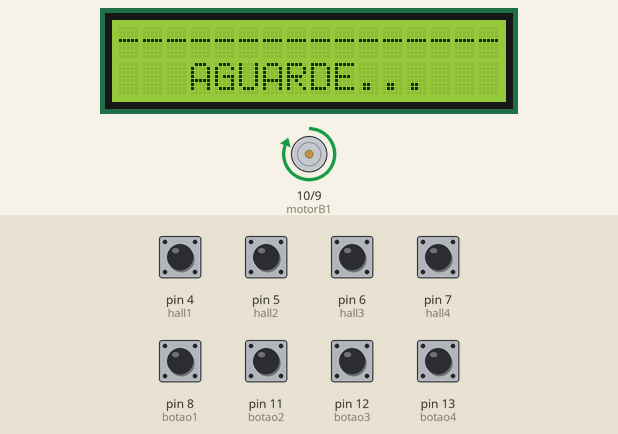
Bench run of a sketch on a simulated Arduino Uno, built with avr-gcc and run on an emulated ATmega328P. Parts: 16×2 character LCD, motor-driver pin pairs drawn as motors (green arrow = first pin HIGH = forward, orange = second pin HIGH = backward, longer = more drive). The inputs (shaded band) are chosen by the test bench; at power-on: pin 4 (hall1), pin 5 (hall2), pin 6 (hall3), pin 7 (hall4), pin 8 (botao1), pin 11 (botao2), pin 12 (botao3), pin 13 (botao4) HIGH. What the sketch prints to the serial monitor is not drawn.

Above: at 4.3 s.
4.4 s: pin 4 (hall1) pulled LOW for 0.15 s
At 5.7 s:
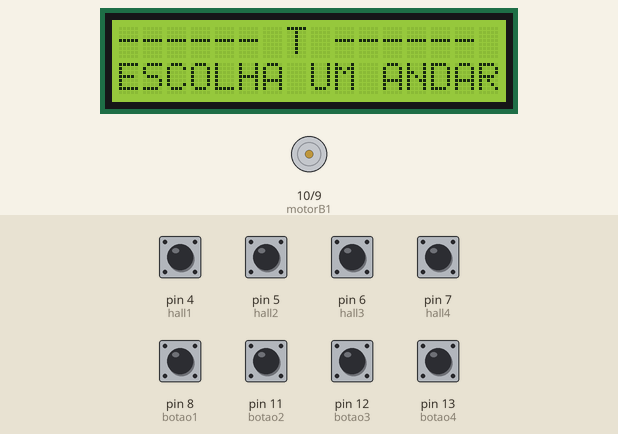
6.0 s: pin 11 (botao2) pulled LOW for 0.15 s
At 7.4 s:
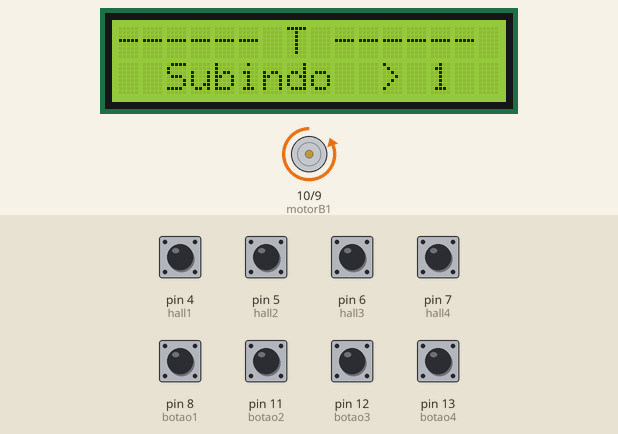
8.1 s: pin 6 (hall3) pulled LOW for 0.15 s
At 9.9 s:
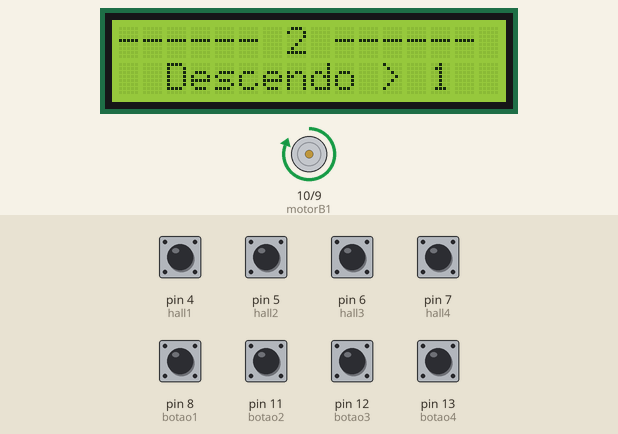
10.6 s: pin 5 (hall2) pulled LOW for 0.15 s
At 12.5 s:
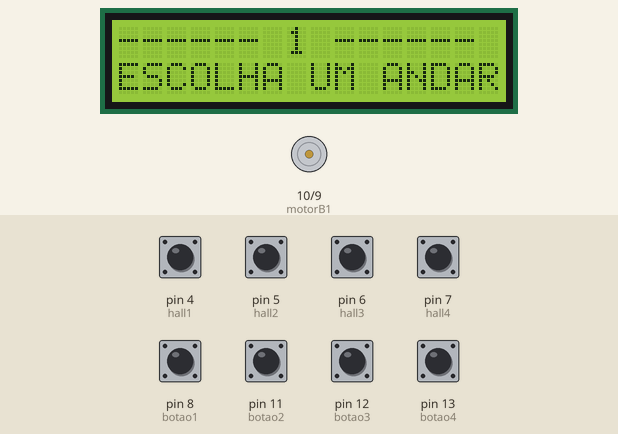
12.8 s: pin 8 (botao1) pulled LOW for 0.15 s
At 14.3 s:
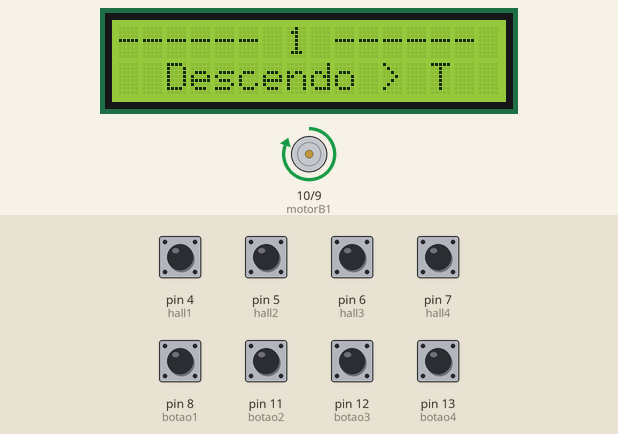
14.8 s: pin 4 (hall1) pulled LOW for 1 s
At 15.4 s:
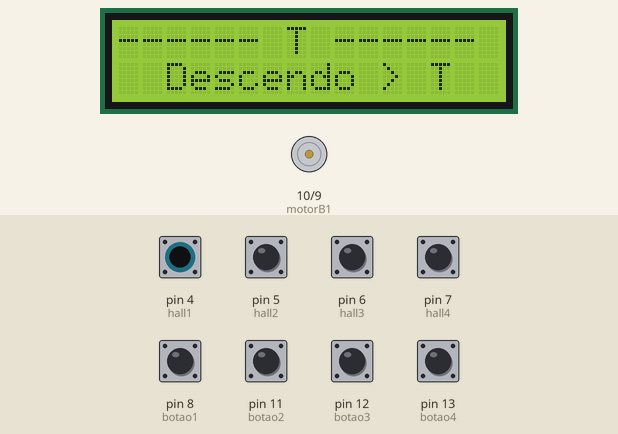
Timing chart, 0 to 17.8 s (numbered marks = the images above; inputs shaded):
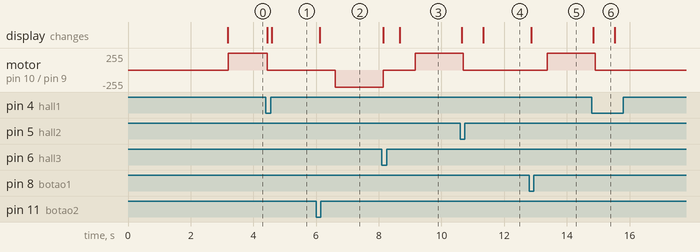

Measured:
- after the input at 4.4 s, motor on pin 10 (motorB1) / pin 9 (motorB2): forward 255/255 → stopped after 0.05 s; the display: first changes at once (image 1 shows a later state)
- after the input at 6.0 s, motor on pin 10 (motorB1) / pin 9 (motorB2): stopped → backward 255/255 after 0.62 s; the display: changes after 0.12 s (image 2)
- after the input at 8.1 s, motor on pin 10 (motorB1) / pin 9 (motorB2): backward 255/255 → stopped at once, → forward 255/255 1.0 s later; the display: first changes at once (image 3 shows a later state)
- after the input at 10.6 s, motor on pin 10 (motorB1) / pin 9 (motorB2): forward 255/255 → stopped after 0.10 s; the display: first changes after 0.05 s (image 4 shows a later state)
- after the input at 12.8 s, motor on pin 10 (motorB1) / pin 9 (motorB2): stopped → forward 255/255 after 0.57 s; the display: changes after 0.07 s (image 5)
- after the input at 14.8 s, motor on pin 10 (motorB1) / pin 9 (motorB2): forward 255/255 → stopped after 0.10 s; the display: changes after 0.05 s (image 6)
- what the display in image 6 shows lasts 0.7 s, from 14.8 s to 15.5 s

The sketch:

ELEVADOR.ino
```cpp
#include <Wire.h>
#include <LiquidCrystal_I2C.h>  // Faça o download da biblioteca ou adicione .ZIP

LiquidCrystal_I2C lcd(0x27, 16, 2);  // Endereço da tela, Digitos, Linhas


// Define os pinos do Sensor HALL
const int hall4 = 7;  // Andar 3
const int hall3 = 6;  // Andar 2
const int hall2 = 5;  // Andar 1
const int hall1 = 4;  // Terreo

/*
 * Botões devem ser ligados ao GND
 */

// Define os pinos dos Botões
const int botao4 = 13;  // Andar 3
const int botao3 = 12;  // Andar 2
const int botao2 = 11;  // Andar 1
const int botao1 = 8;   // Terreo

// Define os pinos de utilização do Driver ponte H L9110s
const int motorB1 = 10;  // Conectado ao B-1A da ponte H
const int motorB2 = 9;   // Conectado ao B-1B da ponte H

int andarAlvo = 1;    // Andar onde devemos parar (1 a 4)
int andarAtual = -1;  // Inicia com um andar inexistente (-1 a 4)

String displayLinha1 = "";  // Sistema de cachê do display, evitando
String displayLinha2 = "";  // atualizações desnecessárias e bugs visuais

const int tempoAtualizar = 10;  // Milissegundos, variável de delay de checagem dos sensores

const int velocidadeMotor = 255;  // Velocidade do motor de 0 a 255
const int sensibilidadeDescida = 5; // Quanto maior, menos sensívl aos sensores

void setup() {

  // Setup do display LCD
  lcd.init();
  lcd.backlight();

  // Define os pinos do Drive como saída de sinal
  pinMode(motorB1, OUTPUT);
  pinMode(motorB2, OUTPUT);

  // Define os pinos dos HALL como entrada de sinal
  pinMode(hall1, INPUT_PULLUP);
  pinMode(hall2, INPUT_PULLUP);
  pinMode(hall3, INPUT_PULLUP);
  pinMode(hall4, INPUT_PULLUP);

  // Define os pinos dos Botões como entrada de sinal
  pinMode(botao1, INPUT_PULLUP);
  pinMode(botao2, INPUT_PULLUP);
  pinMode(botao3, INPUT_PULLUP);
  pinMode(botao4, INPUT_PULLUP);

  Serial.begin(115200);

  Serial.println("Elevador - Iniciando...");

  atualizarDisplay("   Elevador", 1);
  atualizarDisplay("  Iniciando...  ", 2);

  delay(3000);
}

void loop() {

  verificarBotoes();

  if (andarAtual == -1) {        // Iniciou o programa
    procurarAndarMaisProximo();  // Se posicionar em um andar corretamente
  }

  if (andarAlvo > andarAtual) {  // Queremos ir para um andar acima da gente
    Serial.println("Indo ao próximo andar");

    // Mostrar que estamos subindo e o andar que queremos ir
    String tmpDisplay = "  Subindo  > " + nomeAndar(andarAlvo) + "  ";
    atualizarDisplay(tmpDisplay, 2);  // Atualizar apenas a 2° linha
    delay(500);

    proximoAndar();                     // Ir para o próximo andar
  } else if (andarAlvo < andarAtual) {  // Queremos ir para um andar abaixo da gente
    Serial.println("Indo ao andar anterior");

    // Mostrar que estamos descendo e o andar que queremos ir
    String tmpDisplay = "  Descendo > " + nomeAndar(andarAlvo) + "  ";
    atualizarDisplay(tmpDisplay, 2);  // Atualizar apenas a 2° linha
    delay(500);

    andarAnterior();  // Ir para o andar anterior
  } else {
    parado();  // Desligar o motor
    delay(100);

    atualizarDisplay("ESCOLHA UM ANDAR", 2);  // Terminamos, solicitar andar ao usuário
    Serial.print("Cheguei ao andar ");
    Serial.println(andarAlvo);
  }
}

void procurarAndarMaisProximo() {
  while (andarAtual == -1) {
    Serial.println("Procurando andar mais próximo...");

    atualizarDisplay("----------------", 1);  // Atualizar 1° linha
    atualizarDisplay("   AGUARDE...   ", 2);  // Atualizar 2° linha

    if (ondeEstou() != -1) {     // Se encontrar um andar
      andarAtual = ondeEstou();  // Salva o andar
      andarAlvo = andarAtual;    // Define o Alvo no mesmo andar

      Serial.println("Andar ondeEstou:");
      Serial.println(andarAtual);

      atualizarAndar(andarAtual);  // Atualiza a Tela
    }
    delay(tempoAtualizar);
    desce();  // Desce até encontrar um andar...
  }
}

void verificarBotoes() {
  int andar = -1;  // Inicia sem botão clicado

  if (!digitalRead(botao1)) {  // Caso tenha clicado no botão T
    andar = 1;
  } else if (!digitalRead(botao2)) {
    andar = 2;
  } else if (!digitalRead(botao3)) {
    andar = 3;
  } else if (!digitalRead(botao4)) {
    andar = 4;
  }


  if (andar >= 1 && andar < 5) {  // Caso um botão tenha sido pressionado
    andarAlvo = andar;
  }
}

void atualizarAndar(int andar) {  // Atualização da tela
  switch (andar) {                // Recebe o Andar do sistema
    case 1:
      atualizarDisplay("------ T ------", 1);  // Mostra o Andar correto na tela
      break;
    case 2:
      atualizarDisplay("------ 1 ------", 1);
      break;
    case 3:
      atualizarDisplay("------ 2 ------", 1);
      break;
    case 4:
      atualizarDisplay("------ 3 ------", 1);
      break;
  }
}

void proximoAndar() {
  while (andarAtual < andarAlvo) {  // Enquanto não chegar no andarAlvo

    /*
     * Caso seja diferente ou chegue ao ultimo andar, pare
     * ajuda evitar que estoure a linha caso algum sensor antes falhe.
     */

    if (ondeEstou() == 4) {
      andarAtual = 4;
      atualizarAndar(andarAtual);  // Atualização forçada do sistema
      break;
    }


    sobe();
    delay(tempoAtualizar);


    // Verifica qual andar passamos
    int novoAndar = ondeEstou();
    if (novoAndar != -1) {
      andarAtual = novoAndar;
      atualizarAndar(novoAndar);
    }
  }

  parado();  // Desliga os motores depois de encontrar o Andar
  delay(500);
}

void andarAnterior() {  // Lógica semelhante à função acima
  while (andarAtual > andarAlvo) {


    // Verifica qual andar passamos
    int novoAndar = ondeEstou();
    if (novoAndar != -1) {
      andarAtual = novoAndar;
      atualizarAndar(novoAndar);
    }
    desce();

    delay(tempoAtualizar * sensibilidadeDescida);
  }

  parado();
  delay(500);
}

int ondeEstou() {  // Reliza a leitura dos sensores Hall

  if (!digitalRead(hall1)) {
    return 1;
  } else if (!digitalRead(hall2)) {
    return 2;
  } else if (!digitalRead(hall3)) {
    return 3;
  } else if (!digitalRead(hall4)) {
    return 4;
  }

  return -1;  // Estamos em movimento ou posição indefinida
}


String nomeAndar(int andar) {  // Transforma o número dos sensores em nome do andar
  switch (andar) {
    case 1: return "T";
    case 2: return "1";
    case 3: return "2";
    case 4: return "3";
    default: return "?";  // Retorno padrão para valores inválidos
  }
}

// Inicia o motor com o comando descer
void desce() {
  analogWrite(motorB1, velocidadeMotor);
  analogWrite(motorB2, 0);
}

// Inicia o motor com o comando subir
void sobe() {
  analogWrite(motorB2, velocidadeMotor);
  analogWrite(motorB1, 0);
}

// Para o motor
void parado() {
  analogWrite(motorB1, 0);
  analogWrite(motorB2, 0);
}

// Função para gerenciamento do display
void atualizarDisplay(String texto, int linha) {

  // 1° Linha && apenas se mudar o texto da tela seguimos, assim evitamos bugs visuais e atualização desnecessária
  if (linha == 1 && texto != displayLinha1) {
    lcd.setCursor(0, 0);            // Move ao início
    lcd.print("                ");  // limpa linha
    lcd.setCursor(0, 0);            // Move ao início
    lcd.print(texto);               // Mostra o novo texto

    displayLinha1 = texto;  // Salva o texto em cachê

  } else if (linha == 2 && texto != displayLinha2) {  // 2° Linha, lógica semelhante
    lcd.setCursor(0, 1);
    lcd.print("                ");
    lcd.setCursor(0, 1);
    lcd.print(texto);

    displayLinha2 = texto;
  }
}
```
